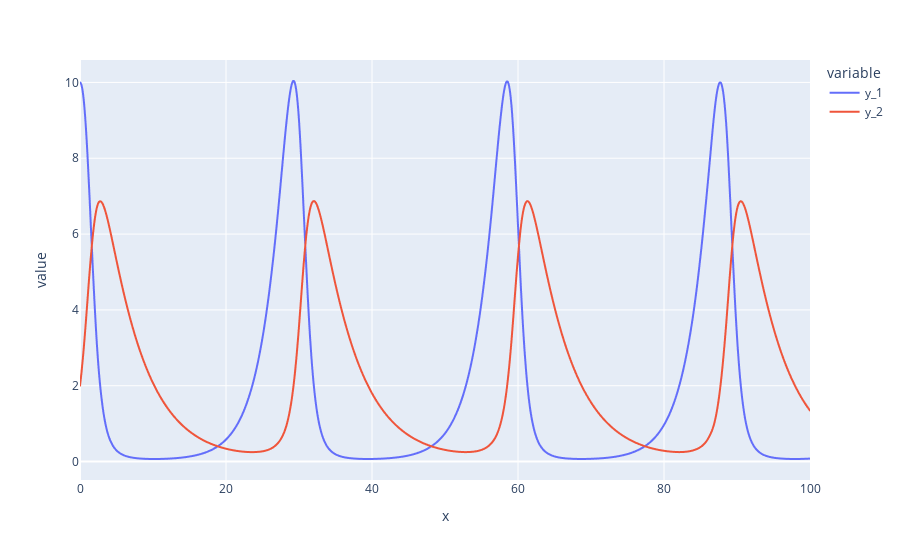

Notebook cell for this chart:
### Markdown cell above
Finally, plot the simulation.

### Code cell
import plotly.express as px

fig = px.line(data_frame=df, x=t, y=[f"y_{i+1}" for i in range(len(y0))])
fig.show()

### Figure 1 — Plotly figure (JSON) as saved in the notebook; plotly's stock layout.template omitted (floating-point values rounded to 4 significant figures; data arrays with more than 128 entries replaced by an {"elided": "..."} marker saying what was removed)
{"data": [{"hovertemplate": "variable=y_1<br>x=%{x}<br>value=%{y}<extra></extra>", "legendgroup": "y_1", "line": {"color": "#636efa", "dash": "solid"}, "marker": {"symbol": "circle"}, "mode": "lines", "name": "y_1", "showlegend": true, "type": "scattergl", "x": {"elided": "1001 float values"}, "xaxis": "x", "y": {"elided": "1001 float values"}, "yaxis": "y"}, {"hovertemplate": "variable=y_2<br>x=%{x}<br>value=%{y}<extra></extra>", "legendgroup": "y_2", "line": {"color": "#EF553B", "dash": "solid"}, "marker": {"symbol": "circle"}, "mode": "lines", "name": "y_2", "showlegend": true, "type": "scattergl", "x": {"elided": "1001 float values"}, "xaxis": "x", "y": {"elided": "1001 float values"}, "yaxis": "y"}], "layout": {"legend": {"title": {"text": "variable"}, "tracegroupgap": 0}, "margin": {"t": 60}, "xaxis": {"anchor": "y", "domain": [0, 1], "title": {"text": "x"}}, "yaxis": {"anchor": "x", "domain": [0, 1], "title": {"text": "value"}}}}
